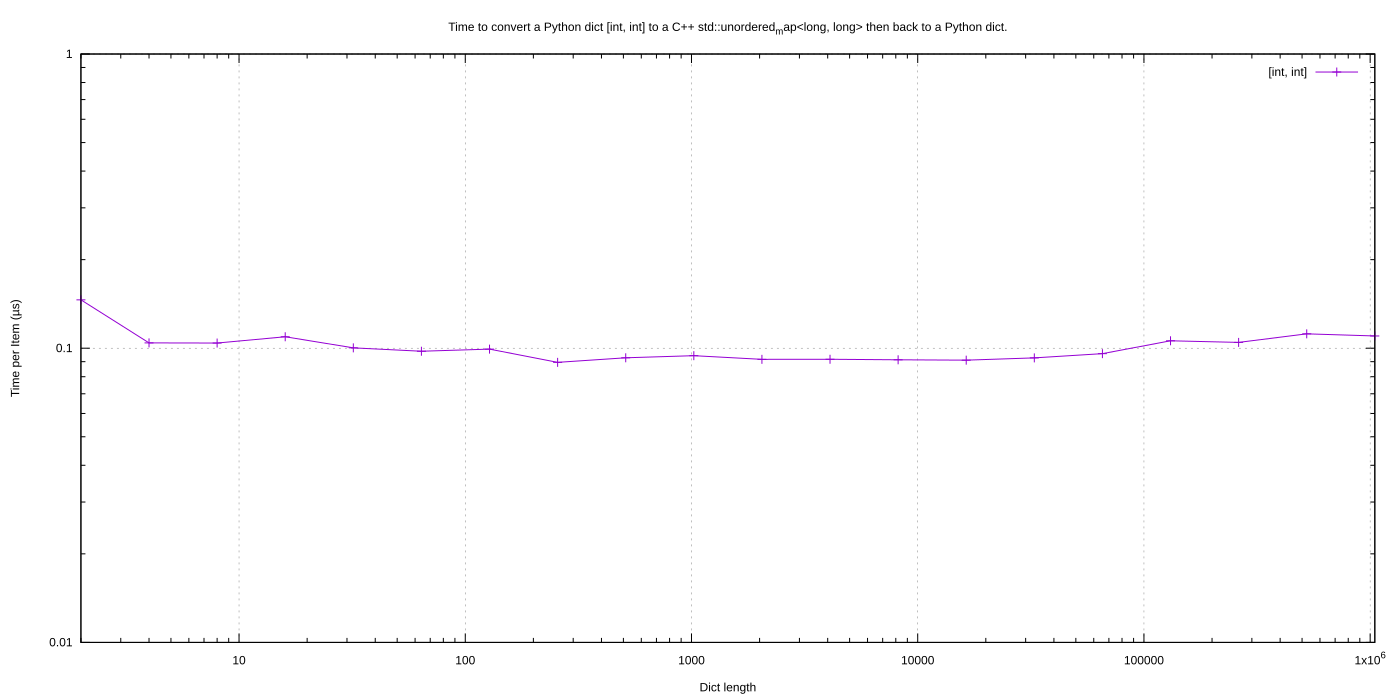

This figure's gnuplot source:
set logscale x
set grid
set title "Time to convert a Python dict [int, int] to a C++ std::unordered_map<long, long> then back to a Python dict."
set xlabel "Dict length"

set logscale y
set ylabel "Time per Item (µs)"
# set yrange [8:35]
set ytics
# set ytics 8,35,3

# set logscale y2
# set y2label "Bytes"
# set y2range [1:1e9]
# set y2tics

set pointsize 1
set datafile separator whitespace

set key right

set terminal svg size 1000,700           # choose the file format
set output "dict_int_roundtrip.svg"   # choose the output device

plot "test_new_dict_int_int.dat" using 1:(1e6 * $3 / $1) t "[int, int]" with linespoints

set terminal png size 1000,700           # choose the file format
set output "dict_int_roundtrip.png"   # choose the output device

plot "test_new_dict_int_int.dat" using 1:(1e6 * $3 / $1) t "[int, int]" with linespoints

reset
